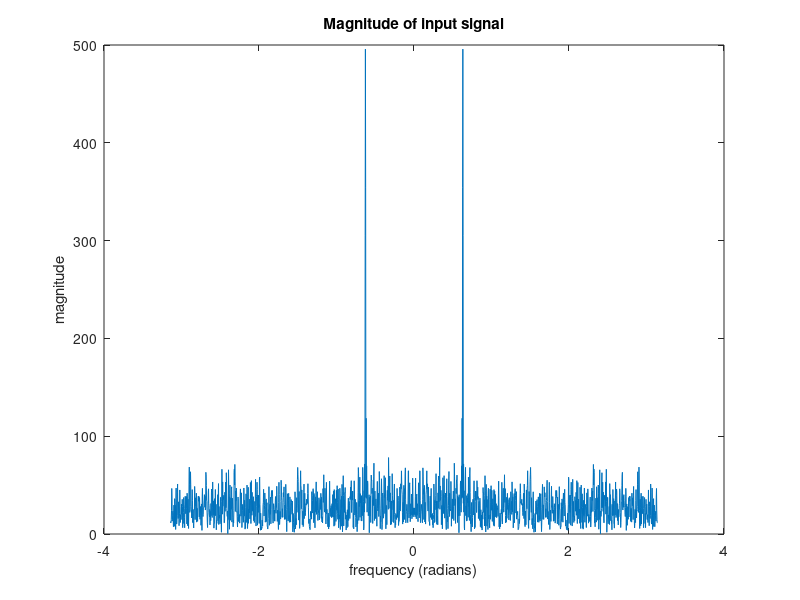
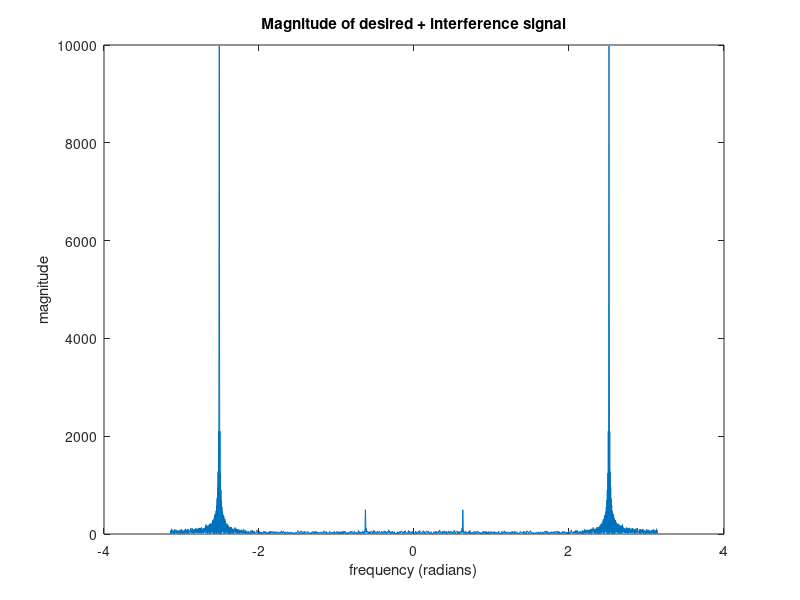
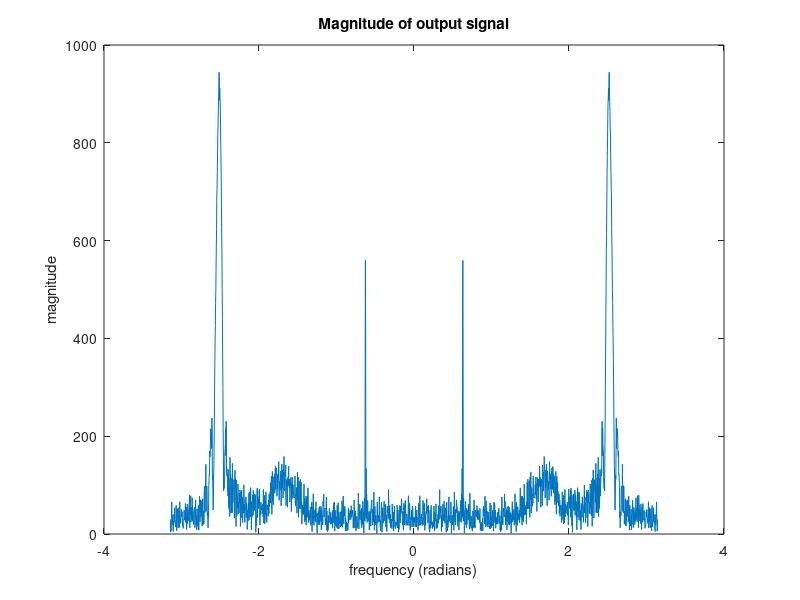
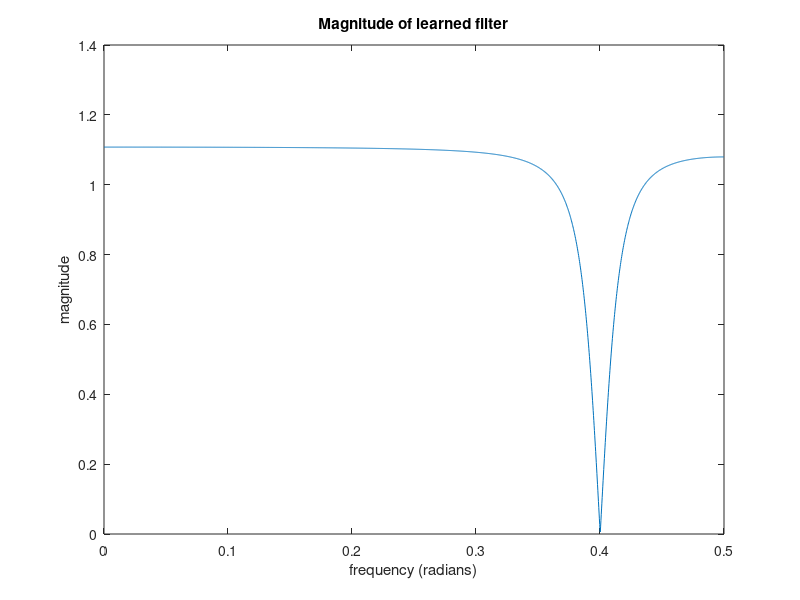

Here is the MATLAB script that generated these plots, in order:
%% Adaptive notch filter
% Tyler Olivieri & Eric Stahl
% ESE531 DSP Final Project

clc;clear;close all;

mu = .0001; % learning rate
a = 0; % a = -2cos(w)
f_d = .1;  % desired frequency(s)
f_i = .4;  % interference frequency
l = 1000; % length of signals
r = .90; % rejection bandwidth

n = 1:l;
% generate desired signal (for now a simple sine wave)
x_d = awgn(sin(2*pi*f_d*n),0);

% generate interference signal (very low signal to interference ratio)
x_i = 20*sin(2*pi*f_i*n);

% mix signals
x_n = x_d + x_i;

%initialize output vector
y_n = zeros([1 length(x_n)]);

% learn adaptive notch filter
for i = 3:length(x_n)
    
    % calculate intermediate sample
    e_n = x_n(i) + a*x_n(i-1) + x_n(i-2);
    
    % calculate output sample
    y_n(i) = e_n - r*a*y_n(i-1) - (r^2)*y_n(i-2);
    
    % update parameter a
    a = a - mu*y_n(i)*x_n(i-1);
    
    % reset a to 0 if outside -2 <= a <= 2 bound
    if (a <= -2)
        a = 0;
    end
    if (a >= 2)
        a = 0;
    end
    
end

% plot frequency response of input signal
w = linspace(-pi,pi,l*2);
H = abs(fftshift(fft(x_d, l*2)));
figure;
plot(w,H)
title('Magnitude of input signal');
xlabel('frequency (radians)');
ylabel('magnitude');

% plot frequency response of corrupted signal
w = linspace(-pi,pi,l*2);
H = abs(fftshift(fft(x_n, l*2)));
figure;
plot(w,H)
title('Magnitude of desired + interference signal');
xlabel('frequency (radians)');
ylabel('magnitude');

% plot frequency response of output signal
w = linspace(-pi,pi,l*2);
H = abs(fftshift(fft(y_n, l*2)));
figure;
plot(w,H)
title('Magnitude of output signal');
xlabel('frequency (radians)');
ylabel('magnitude');

% frequency response of learned filter ** normalized so freq appears 0 to
% .5
b = [1 a 1];
aa = [1 r*a r*r];
[H,w] = freqz(b,aa,l*2);
figure;
plot(w/(2*pi),abs(H))
title('Magnitude of learned filter');
xlabel('frequency (radians)');
ylabel('magnitude');
